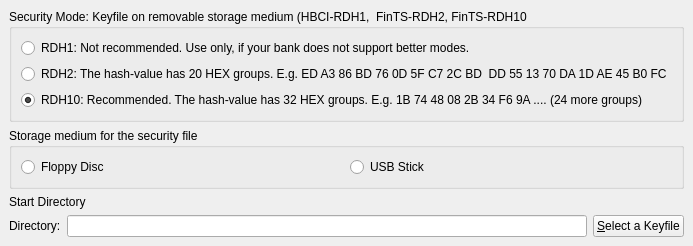
         <widget class="QWidget" name="page_6">
          <layout class="QGridLayout" name="gridLayout_3">
           <property name="margin">
            <number>9</number>
           </property>
           <item row="0" column="0">
            <widget class="QGroupBox" name="groupBox_6">
             <property name="title">
              <string>Security Mode: Keyfile on removable storage medium (HBCI-RDH1,  FinTS-RDH2, FinTS-RDH10</string>
             </property>
             <layout class="QVBoxLayout" name="verticalLayout_5">
              <item>
               <widget class="QRadioButton" name="radioButtonRDH1">
                <property name="text">
                 <string>RDH1: Not recommended. Use only, if your bank does not support better modes.</string>
                </property>
               </widget>
              </item>
              <item>
               <widget class="QRadioButton" name="radioButtonRDH2">
                <property name="text">
                 <string>RDH2: The hash-value has 20 HEX groups. E.g. ED A3 86 BD 76 0D 5F C7 2C BD  DD 55 13 70 DA 1D AE 45 B0 FC</string>
                </property>
               </widget>
              </item>
              <item>
               <widget class="QRadioButton" name="radioButtonRDH10">
                <property name="text">
                 <string>RDH10: Recommended. The hash-value has 32 HEX groups. E.g. 1B 74 48 08 2B 34 F6 9A .... (24 more groups)</string>
                </property>
                <property name="checked">
                 <bool>true</bool>
                </property>
               </widget>
              </item>
             </layout>
             <zorder>radioButtonRDH2</zorder>
             <zorder>radioButtonRDH1</zorder>
             <zorder>radioButtonRDH10</zorder>
            </widget>
           </item>
           <item row="1" column="0">
            <widget class="QGroupBox" name="groupBox">
             <property name="title">
              <string>Storage medium for the security file</string>
             </property>
             <layout class="QHBoxLayout">
              <property name="spacing">
               <number>6</number>
              </property>
              <property name="margin">
               <number>9</number>
              </property>
              <item>
               <widget class="QRadioButton" name="radioButtonFloppy">
                <property name="text">
                 <string>Floppy Disc</string>
                </property>
               </widget>
              </item>
              <item>
               <widget class="QRadioButton" name="radioButtonUsb">
                <property name="text">
                 <string>USB Stick</string>
                </property>
               </widget>
              </item>
             </layout>
            </widget>
           </item>
           <item row="2" column="0">
            <widget class="QLabel" name="labelHint">
             <property name="text">
              <string>Start Directory</string>
             </property>
             <property name="alignment">
              <set>Qt::AlignBottom|Qt::AlignLeading|Qt::AlignLeft</set>
             </property>
            </widget>
           </item>
           <item row="3" column="0">
            <layout class="QHBoxLayout">
             <property name="spacing">
              <number>6</number>
             </property>
             <property name="margin">
              <number>0</number>
             </property>
             <item>
              <widget class="QLabel" name="label_3">
               <property name="text">
                <string>Directory:</string>
               </property>
              </widget>
             </item>
             <item>
              <widget class="QLineEdit" name="lineEditMediumPath"/>
             </item>
             <item>
              <widget class="QPushButton" name="buttonSelectFile">
               <property name="text">
                <string>&amp;Select a Keyfile</string>
               </property>
              </widget>
             </item>
            </layout>
           </item>
          </layout>
         </widget>
